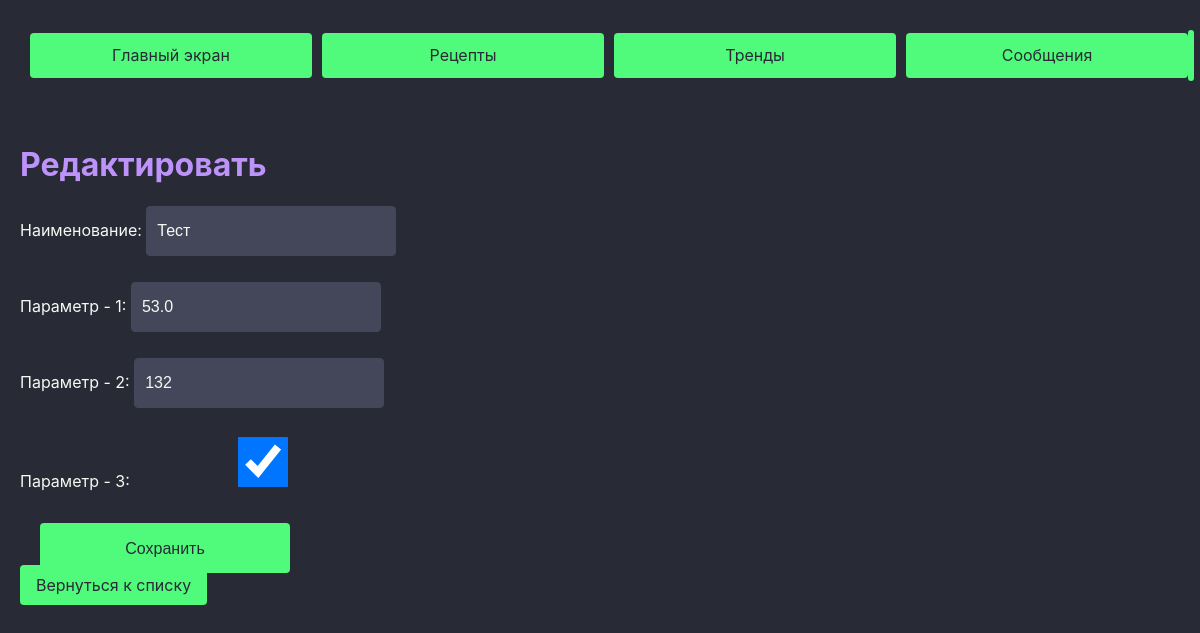
/recipes/1/edit/, run on the app's committed database.
### vars/models.py (models this page shows, shortened)
class Recipe(models.Model):
    name = models.CharField(max_length=50 )
    created_at = models.DateTimeField(auto_now_add=True)
    updated_at = models.DateTimeField(auto_now=True)
    var1 = models.FloatField()
    var2 = models.IntegerField()
    var3 = models.BooleanField(default=True)
    class Meta:
        ordering = ['-created_at']

### vars/views.py (the view)
# urls.py: path('recipes/<int:pk>/edit/', views.recipe_edit, name='edit'),
def recipe_edit(request, pk):
    instance = get_object_or_404(Recipe, pk=pk)
    if request.method == "POST":
        form = RecipeForm(request.POST, instance=instance)
        if form.is_valid():
            form.save()
            return redirect('recipe_list')
    else:
        form = RecipeForm(instance=instance)
    return render(request, 'vars/edit.html', {'form': form})

### vars/forms.py
class RecipeForm(forms.ModelForm):
    name = forms.CharField(label="Наименование")
    var1 = forms.FloatField(label="Параметр - 1")
    var2 = forms.IntegerField(label="Параметр - 2")
    var3 = forms.BooleanField(label="Параметр - 3")
    class Meta:
        model = Recipe
        fields = '__all__'

### vars/templates/vars/edit.html (shortened to what this page needs)
{% extends "base.html" %}
{% block content %}
    <h1>Редактировать</h1>
    <form method="post">
        {{ form.as_p }}
        <button type="submit">Сохранить</button>
    </form>
    <a href="{% url 'recipe_list' %}" class="btn btn-secondary">Вернуться к списку</a>
{% endblock %}

### vars/static/vars/css/dracula.css (style rules this page uses)
:root { --dracula-background: #282a36; --dracula-current-line: #44475a; --dracula-selection: #44475a; --dracula-foreground: #f8f8f2; --dracula-comment: #6272a4; --dracula-cyan: #8be9fd; --dracula-green: #50fa7b; --dracula-orange: #ffb86c; --dracula-pink: #ff79c6; --dracula-purple: #bd93f9; --dracula-red: #ff5555; --dracula-yellow: #f1fa8c; --table_width: 600px; }
body { background-color: var(--dracula-background); color: var(--dracula-foreground); font-family: -apple-system, BlinkMacSystemFont, "Segoe UI", Roboto, "Helvetica Neue", Arial, "Noto Sans", sans-serif; margin: 0; padding: 20px; line-height: 1.6; }
h1, h2, h3, h4, h5, h6 { color: var(--dracula-purple); margin-top: 1.5em; margin-bottom: 0.5em; }
p { margin-bottom: 1em; }
a { color: var(--dracula-cyan); text-decoration: none; transition: color 0.3s; }
button, a.btn, a.btn_show, a.btn_edit,a.btn_delete { background-color: var(--dracula-green); color: var(--dracula-background); border: none; padding: 10px 16px; border-radius: 4px; cursor: pointer; font-size: 1rem; transition: background-color 0.3s, transform 0.1s; width: 250px; height: 50px; }
label { flex-shrink: 0; margin-bottom: 0; }
input[type="date"], button { margin-top: 10px; margin-left: 20px; height: 50px; padding: 12px 20px; font-size: 1rem; line-height: 1.2; }
input { background-color: var(--dracula-current-line); color: var(--dracula-foreground); border: 1px solid var(--dracula-selection); padding: 10px; border-radius: 4px; width: 250px; height: 50px; box-sizing: border-box; font-size: 1rem; margin-bottom: 10px; transition: border-color 0.3s; }

### data on the page
Recipe: name "Тест", var1 "53.0", var2 "132", var3 "☑"
